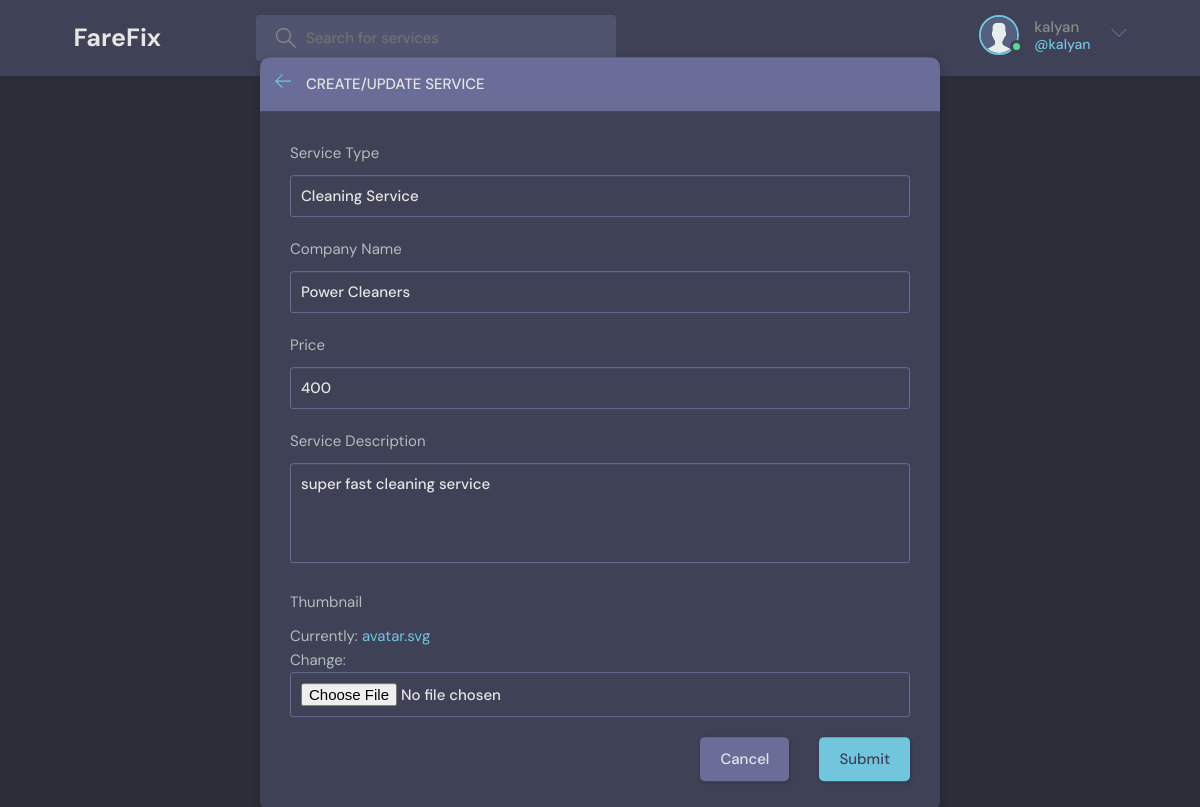
The app's page /update-room/1/ (signed in) with its own data.
### base/models.py (models this page shows, shortened)
class User(AbstractUser):
    username = models.CharField(max_length=200)
    name = models.CharField(max_length=200, null=True)
    email = models.EmailField(unique=True, null=True)
    bio = models.TextField(null=True)
    avatar = models.ImageField(null=True, default="avatar.svg")
    groups = models.ManyToManyField(
        'auth.Group',
        blank=True,
        related_name='custom_User_groups',
        verbose_name='groups',
        help_text='The groups this user belongs to. A user will get all permissions granted to each of their groups.',
    )
    user_permissions = models.ManyToManyField(
        'auth.Permission',
        blank=True,
        related_name='custom_User_permissions',
        verbose_name='user permissions',
        help_text='Specific permissions for this user.',
    )
    USERNAME_FIELD = 'email'
    REQUIRED_FIELDS = []

class Room(models.Model):
    host = models.ForeignKey(User, on_delete=models.SET_NULL, null=True)
    topic = models.ForeignKey(Topic, on_delete=models.SET_NULL, null=True)
    name = models.CharField(max_length=200)
    description = models.TextField(null=True, blank=True)
    participants = models.ManyToManyField(
        User, related_name='participant_rooms', blank=True)
    updated = models.DateTimeField(auto_now=True)
    created = models.DateTimeField(auto_now_add=True)
    image = models.ImageField(null=True, default="avatar.svg")
    price = models.IntegerField(default=0)
    class Meta:
        ordering = ['-updated', '-created']

class Topic(models.Model):
    name = models.CharField(max_length=200)

### base/views.py (the view, shortened to what this page needs)
# urls.py: path('update-room/<str:pk>/', views.updateRoom, name="update-room"),
@login_required(login_url='login')
def updateRoom(request, pk):
    room = Room.objects.get(id=pk)
    form = RoomForm(instance=room)
    topics = Topic.objects.all()
    if request.user != room.host:
        return HttpResponse('Your are not allowed here!!')
    context = {'form': form, 'topics': topics, 'room': room}
    return render(request, 'base/room_form.html', context)

### base/forms.py
class RoomForm(ModelForm):
    class Meta:
        model = Room
        fields = '__all__'
        exclude = ['host', 'participants']

### base/migrations/templates/base/room_form.html (shortened to what this page needs)
{% extends 'main.html' %}
{% block content %}
<main class="create-room layout">
  <div class="container">
    <div class="layout__box">
      <div class="layout__boxHeader">
        <div class="layout__boxTitle">
          <a href="{{request.META.HTTP_REFERER}}">
            <svg version="1.1" xmlns="http://www.w3.org/2000/svg" width="32" height="32" viewBox="0 0 32 32">
              <title>arrow-left</title>
              <path
                d="M13.723 2.286l-13.723 13.714 13.719 13.714 1.616-1.611-10.96-10.96h27.625v-2.286h-27.625l10.965-10.965-1.616-1.607z">
              </path>
            </svg>
          </a>
          <h3>Create/Update Service</h3>
        </div>
      </div>
      <div class="layout__body">
        <form class="form" action="" method="POST">
          <div class="form__group">
            <label for="room_topic">Service Type</label>
            <input required type="text" value="{{room.topic.name}}" name="topic" list="topic-list" />
          </div>
          <div class="form__group">
            <label for="room_name">Company Name</label>
            {{form.name}}
          </div>
          <div class="form__group">
            <label for="room_price">Price</label>
            {{form.price}}
          </div>
          <div class="form__group">
            <label for="room_description">Service Description</label>
            {{form.description}}
          </div>
          <div class="form__group">
            <label for="room_image">Thumbnail</label>
            {{form.image}}
          </div>
          <div class="form__action">
            <a class="btn btn--dark" href="{{request.META.HTTP_REFERER}}">Cancel</a>
            <button class="btn btn--main" type="submit">Submit</button>
          </div>
        </form>
      </div>
    </div>
  </div>
</main>
{% endblock content %}

### templates/navbar.html (shortened to what this page needs)
{% load static %}
<header class="header header--loggedIn">
    <div class="container">
        <a href="{% url 'home' %}" class="header__logo">
            <h1 style="font-size: 25px;">FareFix</h1>
        </a>
        <form class="header__search" method="GET" action="{% url 'home' %}">
            <label>
                <input name="q" placeholder="Search for services" />
            </label>
        </form>
        <nav class="header__menu">
            {% if request.user.is_authenticated %}
            <div class="header__user">
                <a href="{% url 'user-profile' request.user.id %}">
                    <div class="avatar avatar--medium active">
                        <img src="{{request.user.avatar.url}}" />
                    </div>
                    <p>{{request.user.username}} <span>@{{request.user.username}}</span></p>
                </a>
                <button class="dropdown-button">
                    <svg version="1.1" xmlns="http://www.w3.org/2000/svg" width="32" height="32" viewBox="0 0 32 32">
                        <title>chevron-down</title>
                        <path d="M16 21l-13-13h-3l16 16 16-16h-3l-13 13z"></path>
                    </svg>
                </button>
            </div>
            {% else %}
            <a href="{% url 'login' %}">
                <img src="{% static 'images/avatar.svg' %}" />
                <p>Login</p>
            </a>
            {% endif %}
        </nav>
    </div>
</header>

### records on screen
User: user.avatar (placeholder picture), user.username "kalyan"
Room: topic "Cleaning Service", name "Power Cleaners", price "400", description "super fast cleaning service"
